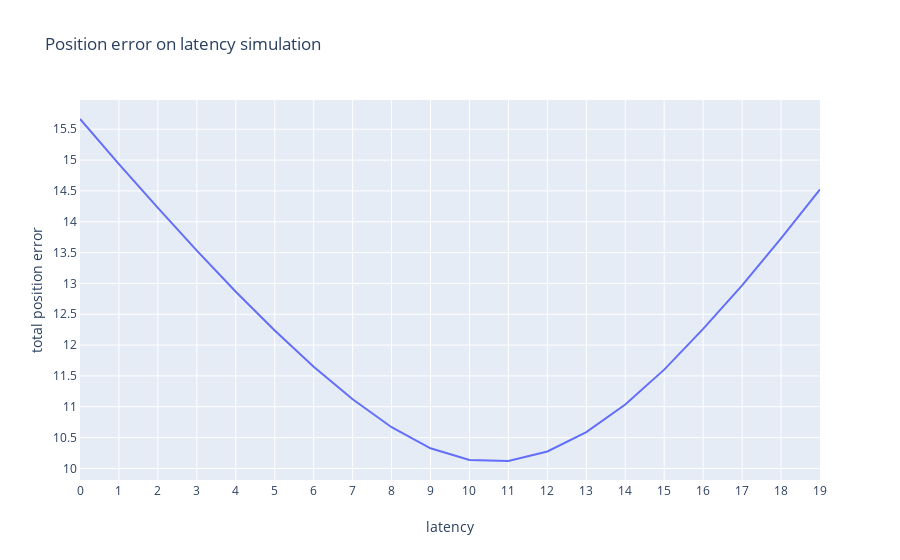
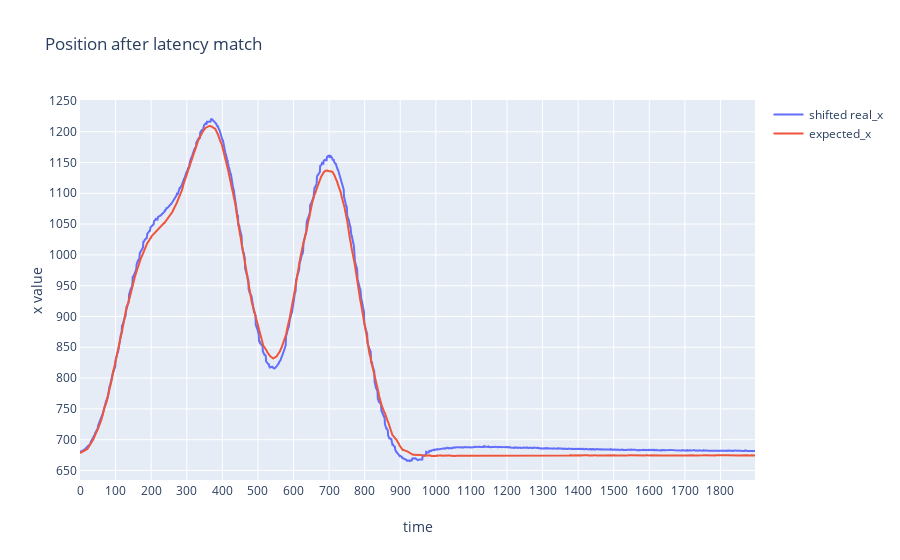
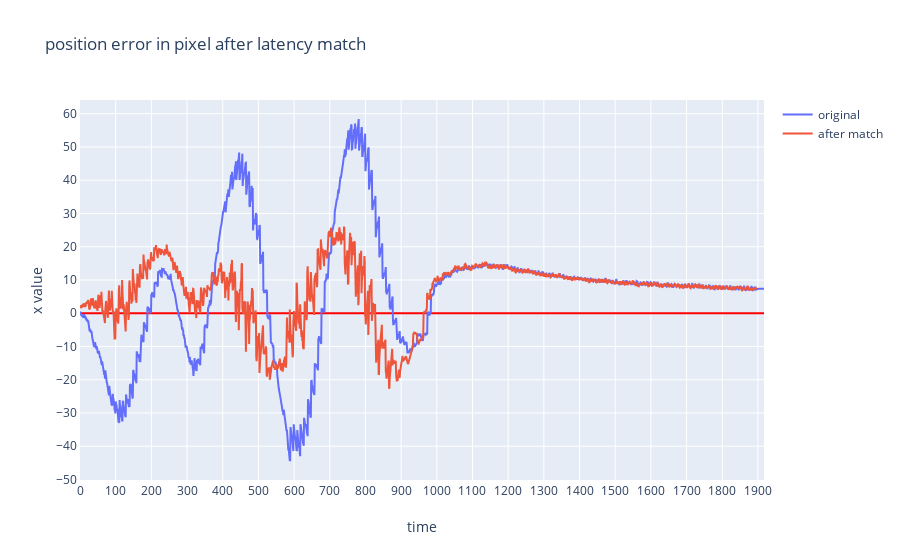

Notebook code cell kept with these figures, in order:
### Code cell
# calculate the latency by shift the element and calculate the var
max_iteration = 20
expected_x = data_log['expected_x']
expected_y = data_log['expected_y']
real_x = data_log['real_x']
real_y = data_log['real_y']

diff_sums=[]

len_of_list = len(real_x)-max_iteration

expected_x = expected_x[0:len_of_list]

p=[]
for it in range(max_iteration):
    shifted_realx = real_x.shift(-it)
    shifted_realx = shifted_realx[0:len_of_list]
    diffx = np.subtract(shifted_realx,expected_x)
    diff_sum_x = np.average( np.abs(diffx))
    diff_sums.append(diff_sum_x)

index = np.arange(0,len(diff_sums))
p.append(go.Scatter(
    y = diff_sums,
    x = index,
    name = 'total error'
))
layout.xaxis['title'] = 'latency'
layout.yaxis['title'] = 'total position error'
layout.title= 'Position error on latency simulation'
fig=go.Figure(
    data=p,
    layout=layout
)
iplot(fig)
    

best_match_latency = np.argmin(diff_sums)
shifted_realx = real_x.shift(-best_match_latency)
shifted_realx = shifted_realx[0:len_of_list]
p=[]
trace=go.Scatter(
        y= shifted_realx,
        x= np.arange(0,len(shifted_realx)),
        name='shifted real_x'
    
    )
p.append(trace)

trace=go.Scatter(
        y= expected_x,
        x= np.arange(0,len(expected_x)),
        name='expected_x'
    )
p.append(trace)

layout.xaxis['title'] = 'time'
layout.yaxis['title'] = 'x value'
layout.title= 'Position after latency match'
fig=go.Figure(
    data=p,
    layout=layout
)
iplot(fig)

# show the visual & real position error  in pixel
data_diff_x_shifted = np.subtract(shifted_realx,expected_x)
data_diff_x = np.subtract(data_log['real_x'],data_log['expected_x'])

p=[]
index = np.arange(0,len(data_diff_x_shifted)-1)
p.append(go.Scatter(
    y= data_diff_x,
    x= np.arange(0,len(data_diff_x)),
    name='original'
    
))
p.append(go.Scatter(
    y= data_diff_x_shifted,
    x= np.arange(0,len(data_diff_x_shifted)-1),
    name='after match'
    
))



layout.title= 'position error in pixel after latency match'
fig=go.Figure(
    data=p,
    layout=layout
)
iplot(fig)

### Figure 1 — Plotly figure (JSON) as saved in the notebook; plotly's stock layout.template omitted (floating-point values rounded to 4 significant figures)
{"data": [{"name": "total error", "type": "scatter", "x": [0, 1, 2, 3, 4, 5, 6, 7, 8, 9, 10, 11, 12, 13, 14, 15, 16, 17, 18, 19], "y": [15.67, 14.94, 14.22, 13.53, 12.86, 12.24, 11.65, 11.12, 10.67, 10.33, 10.14, 10.12, 10.28, 10.59, 11.04, 11.6, 12.26, 12.97, 13.73, 14.52]}], "layout": {"title": {"text": "Position error on latency simulation"}, "xaxis": {"nticks": 20, "showgrid": true, "showline": true, "title": {"text": "latency"}, "zeroline": true, "zerolinecolor": "#FF0000"}, "yaxis": {"nticks": 20, "showgrid": true, "showline": true, "title": {"text": "total position error"}, "zeroline": true, "zerolinecolor": "#FF0000"}}}

### Figure 2 — Plotly figure (JSON) as saved in the notebook; plotly's stock layout.template omitted (floating-point values rounded to 4 significant figures; data arrays with more than 128 entries replaced by an {"elided": "..."} marker saying what was removed)
{"data": [{"name": "shifted real_x", "type": "scatter", "x": {"elided": "1898 int values"}, "y": {"elided": "1898 float values"}}, {"name": "expected_x", "type": "scatter", "x": {"elided": "1898 int values"}, "y": {"elided": "1898 float values"}}], "layout": {"title": {"text": "Position after latency match"}, "xaxis": {"nticks": 20, "showgrid": true, "showline": true, "title": {"text": "time"}, "zeroline": true, "zerolinecolor": "#FF0000"}, "yaxis": {"nticks": 20, "showgrid": true, "showline": true, "title": {"text": "x value"}, "zeroline": true, "zerolinecolor": "#FF0000"}}}

### Figure 3 — Plotly figure (JSON) as saved in the notebook; plotly's stock layout.template omitted (floating-point values rounded to 4 significant figures; data arrays with more than 128 entries replaced by an {"elided": "..."} marker saying what was removed)
{"data": [{"name": "original", "type": "scatter", "x": {"elided": "1918 int values"}, "y": {"elided": "1918 float values"}}, {"name": "after match", "type": "scatter", "x": {"elided": "1897 int values"}, "y": {"elided": "1898 float values"}}], "layout": {"title": {"text": "position error in pixel after latency match"}, "xaxis": {"nticks": 20, "showgrid": true, "showline": true, "title": {"text": "time"}, "zeroline": true, "zerolinecolor": "#FF0000"}, "yaxis": {"nticks": 20, "showgrid": true, "showline": true, "title": {"text": "x value"}, "zeroline": true, "zerolinecolor": "#FF0000"}}}
